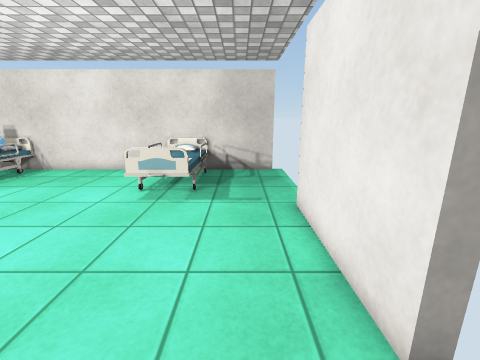
View 1 (above)

17 first-person views from a walk through a scene from a Unity 3-D project. The camera is 1.4 m above the floor, tilts 14° down and sees 90° across. The floor is counted in squares, 0.5 m on a side. Each view is taken from the middle of a square. On the plan, view 1 faces up. The plan holds only what a view shows up to about 18 squares ahead; the rest is blank. The player is left out. Some surface patterns are stand-ins.

View 2
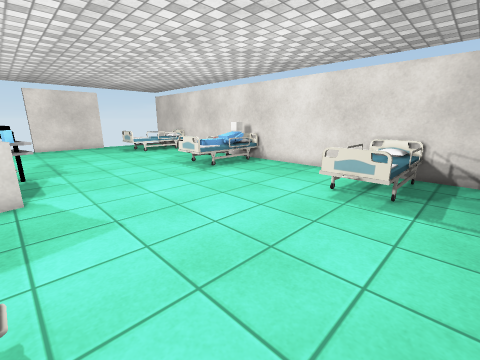

View 3
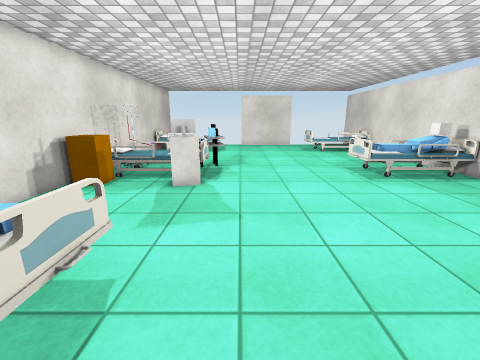

View 4
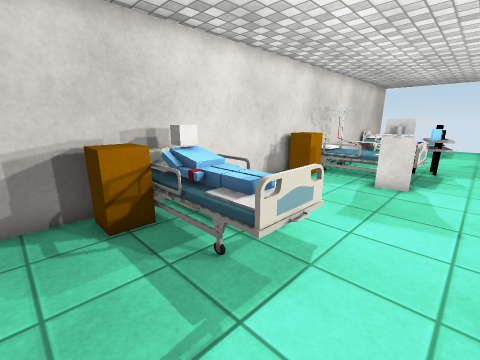

View 5
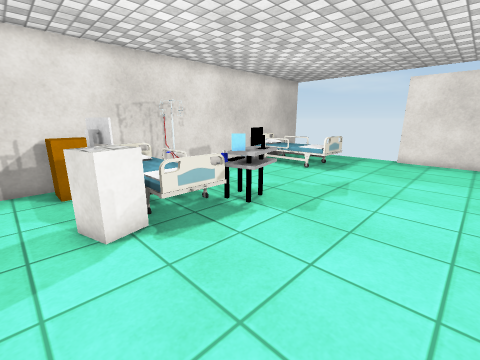

View 6
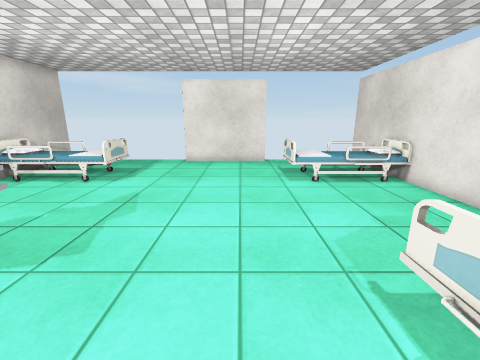

View 7
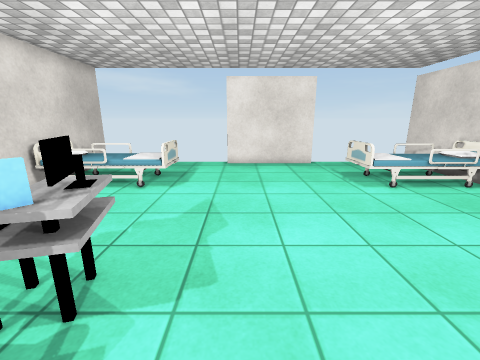

View 8
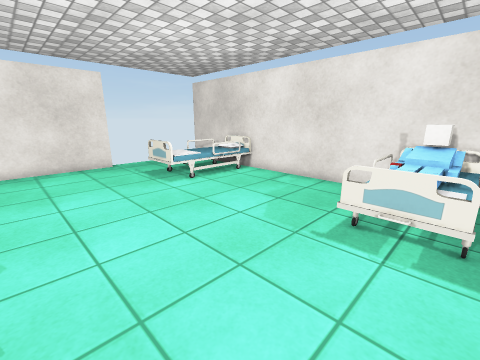

View 9
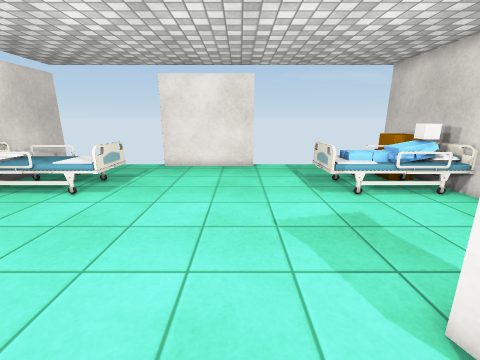

View 10
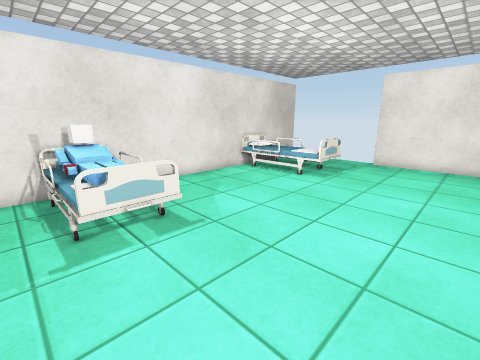

View 11
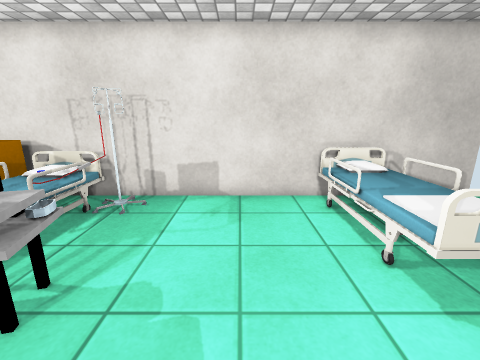

View 12
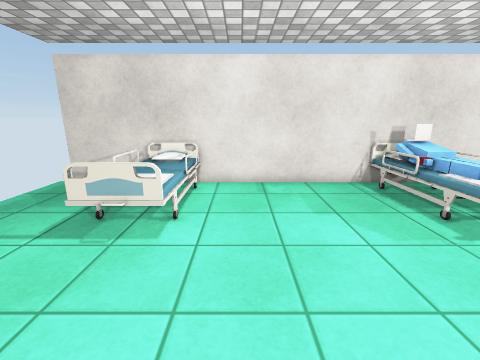

View 13
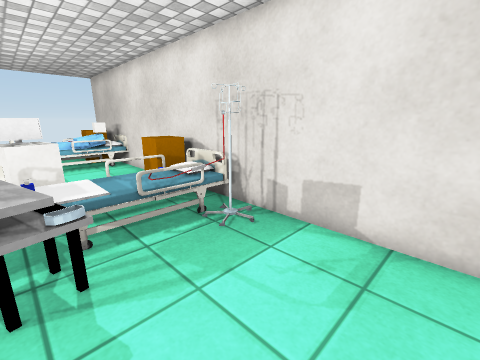

View 14
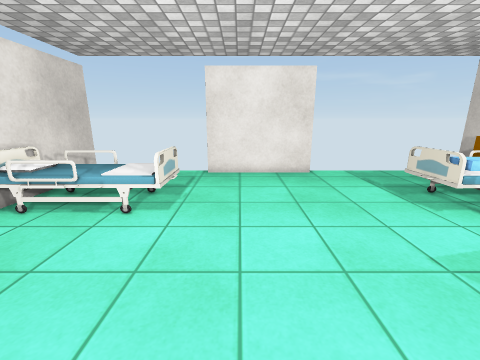

View 15
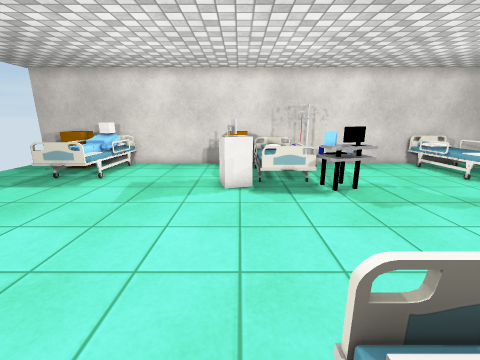

View 16
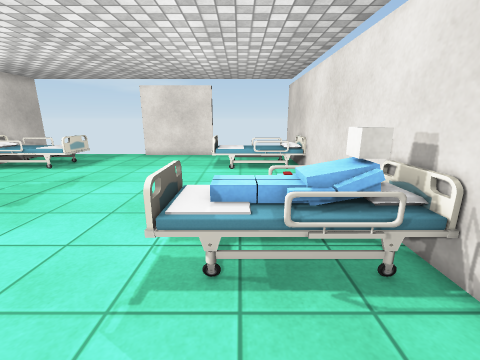

View 17
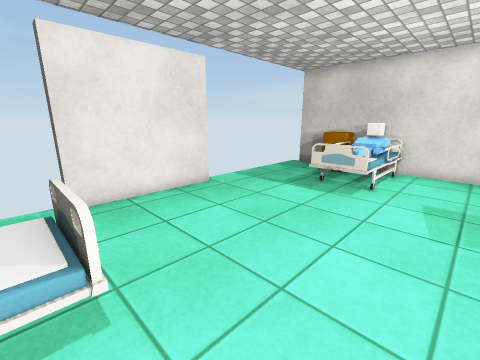

### Floor plan
Key: @ floor where view 1 was taken; # wall or solid block; x gap in a wall; . floor; B bed; R brown block; O other object.
Columns run from 28 left of view 1 to 3 right of it. Each row starts with its distance up from view 1.
 14 ###############################
 13   ..BBB.......BBB.......BBB...
 12 ....BBB.......BOB.......BBB....
 11 ....BBB.......BBB.......BBB....
 10 ....BBB.......BBB.......BBB....
  9 ....B #.......BBB.......B##....
  8  ...B.........BBB.......BBB...
  7 #.............................#
  6 #.............................#
  5 #.............................#
  4 #.............................#
  3 #.............................#
  2 x.............................x#
  1 ............OO.................
  0 ....B#B.....OO#BxOO.........@..
 -1 ....B#B.....OO OOOO.....##B....
 -2 ....BBB.......OOO.......BOB....
 -3   ..BBB.......BO .......BBB....
 -4   ..BBB......O###RR.....BBRR...
 -5   ..BBB..... O###RR.....BBRR .
 -6 ############### ###############

Positions as (right, up) in squares from view 1, and headings:
1: (0, 0), facing up
2: (0, 0), facing up-left
3: (0, 2), facing left
4: (1, 2), facing down-left
5: (-9, 6), facing down-left
6: (-11, 6), facing left
7: (-12, 3), facing left
8: (-12, 3), facing up-left
9: (-13, 3), facing right
10: (-15, 3), facing up-right
11: (-19, 3), facing down
12: (-20, 3), facing up
13: (-20, 0), facing down-right
14: (-11, 6), facing right
15: (-11, 10), facing down
16: (-8, 10), facing left
17: (-7, 9), facing down-right
